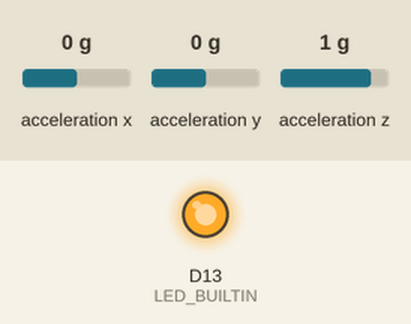
This sketch was run on a simulated Arduino Nano 33 BLE. Shown: output pins drawn as LEDs (lit = HIGH). Inputs (shaded band) come from the test bench; at power-on: acceleration x 0 g, acceleration y 0 g, acceleration z 1 g. Nothing arrives over Bluetooth unless stated; a phone connects over Bluetooth LE 3 s after start; what the sketch prints to the serial monitor is not drawn.

Above: at 0.1 s.
At 1.1 s:
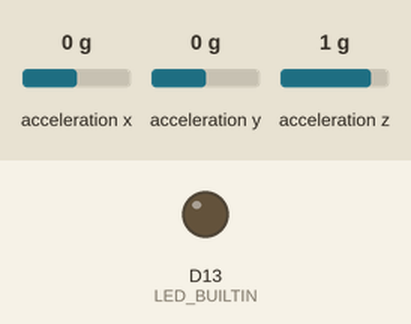
Timing chart, 0 to 2.6 s (numbered marks = the images above):
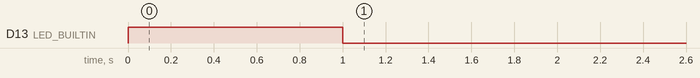

The sketch:

accelerometer.ino
```cpp
#include <Arduino_LSM9DS1.h>
#include <ArduinoBLE.h>


float x, y, z;
int degreesX = 0;
int degreesY = 0;

struct Data {
  bool onTrampoline;
  long timestamp;
};

BLEService jumperService("180F");
BLECharacteristic jumpEvents("2A56", BLERead | BLENotify, sizeof(Data), true);

void setup() {
  Serial.begin(9600);
  Serial.println("Started");

  pinMode(LED_BUILTIN, OUTPUT);


  if (!IMU.begin()) {
    Serial.println("Failed to initialize IMU!");
    while (1);
  }


  Serial.print("Accelerometer sample rate = ");
  Serial.print(IMU.accelerationSampleRate());
  Serial.println("Hz");

  if (!BLE.begin()) {
    Serial.println("Starting BLE failed!");
    while(1) {}
  }

  BLE.setLocalName("Nano33BLE");

  BLE.setAdvertisedService(jumperService);
  jumperService.addCharacteristic(jumpEvents);
  BLE.addService(jumperService);

  Data base = {false, 0};
  jumpEvents.setValue((const uint8_t*) &base, sizeof(Data));

  BLE.advertise();
  Serial.print("Peripheral Device MAX: ");
  Serial.println(BLE.address());
  Serial.println("Waiting for connections...");

  digitalWrite(LED_BUILTIN, HIGH);
  delay(1000);
  digitalWrite(LED_BUILTIN, LOW);
}

const int AVG_SIZE = 10;
float rollingAverage[AVG_SIZE];
float rollingSum = 0;
int rollIdx = 0;

long lastPositiveSpike = 0;
long lastNegativeSpike = 0;

const float POSITIVE_THRESHOLD = 0.5;
const float NEGATIVE_THRESHOLD = -0.5;
const long MIN_TIME = 100;
long start_first_spike = 0.0;
long end_first_spike = 0.0;
long start_second_spike = 0.0;
long end_second_spike = 0.0;

bool spike_2nd = false;
bool onTramp = false;

void updateBluetooth(bool onTramp) {
  Data data = {onTramp, millis()};
  jumpEvents.setValue((const uint8_t*) &data, sizeof(Data));
}

void loop() {
  BLEDevice central = BLE.central();

  if (central) {
    Serial.print("Connected to central MAC: ");
    Serial.println(central.address());

    long measureStart = millis();
    int measureCount = 0;

    while (central.connected()) {
      if (IMU.accelerationAvailable()) {
        IMU.readAcceleration(x, y, z);

        measureCount++;
        if (measureCount == 100) {
          float frequency = 100.0 / (millis() - measureStart) * 1000;
          measureCount = 0;
          measureStart = millis();

          Serial.print("Current Frequency: ");
          Serial.print(frequency);
          Serial.println(" Hz");
        }

        rollingSum -= rollingAverage[(rollIdx) % AVG_SIZE];
        rollingSum += x;


        rollingAverage[(rollIdx++) % AVG_SIZE] = x;


        if (rollIdx >= AVG_SIZE) {
          float avg = rollingSum / AVG_SIZE;

          if (avg > POSITIVE_THRESHOLD) {
            if (millis() - lastPositiveSpike > MIN_TIME) {
              start_first_spike = start_second_spike;
              end_first_spike = end_second_spike;
              spike_2nd = true;

              start_second_spike = millis();

              if (lastNegativeSpike < start_first_spike) {
                if (!onTramp) {
                  onTramp = true;
                  updateBluetooth(true);
                  digitalWrite(LED_BUILTIN, HIGH);
                  Serial.println("ON TRAMPOLINE");
                }
              }
            }

            lastPositiveSpike = millis();
          } else {
            if (spike_2nd) {
              end_second_spike = millis();

              if (lastNegativeSpike > end_first_spike) {
                if (onTramp) {
                  onTramp = false;
                  updateBluetooth(false);
                  digitalWrite(LED_BUILTIN, LOW);
                  Serial.println("OFF TRAMPOLINE");
                }
              }
            }
            spike_2nd = false;
          }

          if (avg < NEGATIVE_THRESHOLD) {
            lastNegativeSpike = millis();
          }
        }
      }
    }

    Serial.print("Disconnected from central MAC: ");
    Serial.println(central.address());
    digitalWrite(LED_BUILTIN, LOW);
  }
}
```
